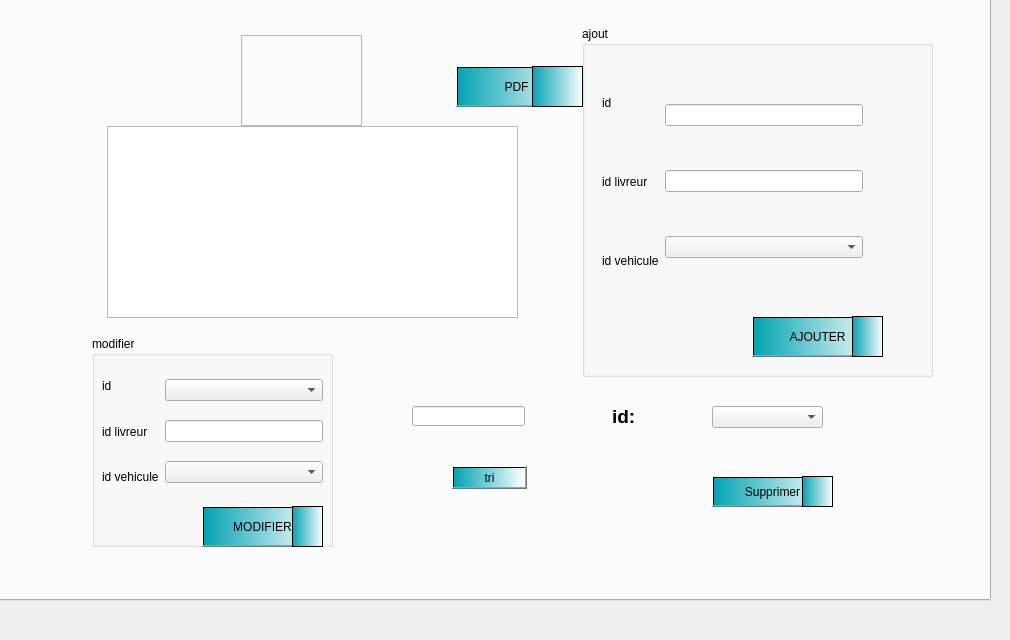
        <widget class="QWidget" name="tab_19">
         <attribute name="title">
          <string>gestion livraison</string>
         </attribute>
         <widget class="QTabWidget" name="gestionlv2">
          <property name="geometry">
           <rect>
            <x>-10</x>
            <y>-30</y>
            <width>1001</width>
            <height>631</height>
           </rect>
          </property>
          <property name="styleSheet">
           <string notr="true"/>
          </property>
          <widget class="QWidget" name="tab_20">
           <attribute name="title">
            <string>Tab 1</string>
           </attribute>
           <widget class="QComboBox" name="idsupp">
            <property name="geometry">
             <rect>
              <x>720</x>
              <y>410</y>
              <width>111</width>
              <height>22</height>
             </rect>
            </property>
           </widget>
           <widget class="QPushButton" name="suppl">
            <property name="geometry">
             <rect>
              <x>720</x>
              <y>480</y>
              <width>121</width>
              <height>31</height>
             </rect>
            </property>
            <property name="styleSheet">
             <string notr="true">background-color: qlineargradient(spread:repeat, x1:0, y1:0, x2:1, y2:0, stop:0 rgba(3, 163, 179, 255), stop:1 rgba(255, 255, 255, 255));</string>
            </property>
            <property name="text">
             <string>Supprimer</string>
            </property>
           </widget>
           <widget class="QLabel" name="label_51">
            <property name="geometry">
             <rect>
              <x>620</x>
              <y>410</y>
              <width>81</width>
              <height>20</height>
             </rect>
            </property>
            <property name="font">
             <font>
              <pointsize>14</pointsize>
              <weight>75</weight>
              <bold>true</bold>
             </font>
            </property>
            <property name="styleSheet">
             <string notr="true"/>
            </property>
            <property name="text">
             <string>id:</string>
            </property>
           </widget>
           <widget class="QTableView" name="tablivraison">
            <property name="geometry">
             <rect>
              <x>115</x>
              <y>130</y>
              <width>411</width>
              <height>192</height>
             </rect>
            </property>
           </widget>
           <widget class="QPushButton" name="pdfl">
            <property name="geometry">
             <rect>
              <x>464</x>
              <y>70</y>
              <width>121</width>
              <height>41</height>
             </rect>
            </property>
            <property name="styleSheet">
             <string notr="true">background-color: qlineargradient(spread:repeat, x1:0, y1:0, x2:1, y2:0, stop:0 rgba(3, 163, 179, 255), stop:1 rgba(255, 255, 255, 255));</string>
            </property>
            <property name="text">
             <string>PDF</string>
            </property>
           </widget>
           <widget class="QLineEdit" name="recherche_2">
            <property name="geometry">
             <rect>
              <x>420</x>
              <y>410</y>
              <width>113</width>
              <height>20</height>
             </rect>
            </property>
           </widget>
           <widget class="QPushButton" name="triil">
            <property name="geometry">
             <rect>
              <x>460</x>
              <y>470</y>
              <width>75</width>
              <height>23</height>
             </rect>
            </property>
            <property name="styleSheet">
             <string notr="true">background-color: qlineargradient(spread:repeat, x1:0, y1:0, x2:1, y2:0, stop:0 rgba(3, 163, 179, 255), stop:1 rgba(255, 255, 255, 255));</string>
            </property>
            <property name="text">
             <string>tri</string>
            </property>
           </widget>
           <widget class="QGroupBox" name="groupBox_21">
            <property name="geometry">
             <rect>
              <x>100</x>
              <y>340</y>
              <width>241</width>
              <height>211</height>
             </rect>
            </property>
            <property name="title">
             <string>modifier</string>
            </property>
            <widget class="QPushButton" name="mod">
             <property name="geometry">
              <rect>
               <x>110</x>
               <y>170</y>
               <width>121</width>
               <height>41</height>
              </rect>
             </property>
             <property name="styleSheet">
              <string notr="true">background-color: qlineargradient(spread:repeat, x1:0, y1:0, x2:1, y2:0, stop:0 rgba(3, 163, 179, 255), stop:1 rgba(255, 255, 255, 255));     </string>
             </property>
             <property name="text">
              <string>MODIFIER</string>
             </property>
            </widget>
            <widget class="QWidget" name="layoutWidget_3">
             <property name="geometry">
              <rect>
               <x>10</x>
               <y>30</y>
               <width>221</width>
               <height>131</height>
              </rect>
             </property>
             <layout class="QHBoxLayout" name="horizontalLayout_4">
              <item>
               <layout class="QVBoxLayout" name="verticalLayout_2">
                <item>
                 <widget class="QLabel" name="label_52">
                  <property name="text">
                   <string>id</string>
                  </property>
                 </widget>
                </item>
                <item>
                 <widget class="QLabel" name="label_53">
                  <property name="text">
                   <string>id livreur</string>
                  </property>
                 </widget>
                </item>
                <item>
                 <widget class="QLabel" name="label_54">
                  <property name="text">
                   <string>id vehicule</string>
                  </property>
                 </widget>
                </item>
               </layout>
              </item>
              <item>
               <layout class="QVBoxLayout" name="verticalLayout">
                <item>
                 <widget class="QComboBox" name="idmod_2"/>
                </item>
                <item>
                 <widget class="QLineEdit" name="livreurmod"/>
                </item>
                <item>
                 <widget class="QComboBox" name="idve"/>
                </item>
               </layout>
              </item>
             </layout>
            </widget>
            <widget class="QFrame" name="frame_57">
             <property name="geometry">
              <rect>
               <x>200</x>
               <y>170</y>
               <width>31</width>
               <height>41</height>
              </rect>
             </property>
             <property name="styleSheet">
              <string notr="true">background-color: qlineargradient(spread:repeat, x1:0, y1:0, x2:1, y2:0, stop:0 rgba(3, 163, 179, 255), stop:1 rgba(255, 255, 255, 255));
image: url(:/resource/edit .png);</string>
             </property>
             <property name="frameShape">
              <enum>QFrame::StyledPanel</enum>
             </property>
             <property name="frameShadow">
              <enum>QFrame::Raised</enum>
             </property>
            </widget>
           </widget>
           <widget class="QGroupBox" name="ajoutliv">
            <property name="geometry">
             <rect>
              <x>590</x>
              <y>30</y>
              <width>351</width>
              <height>351</height>
             </rect>
            </property>
            <property name="title">
             <string>ajout</string>
            </property>
            <widget class="QPushButton" name="ajoutliv_2">
             <property name="geometry">
              <rect>
               <x>170</x>
               <y>290</y>
               <width>131</width>
               <height>41</height>
              </rect>
             </property>
             <property name="styleSheet">
              <string notr="true">background-color: qlineargradient(spread:repeat, x1:0, y1:0, x2:1, y2:0, stop:0 rgba(3, 163, 179, 255), stop:1 rgba(255, 255, 255, 255));</string>
             </property>
             <property name="text">
              <string>AJOUTER</string>
             </property>
            </widget>
            <widget class="QWidget" name="layoutWidget_2">
             <property name="geometry">
              <rect>
               <x>20</x>
               <y>40</y>
               <width>261</width>
               <height>231</height>
              </rect>
             </property>
             <layout class="QHBoxLayout" name="horizontalLayout_3">
              <item>
               <layout class="QVBoxLayout" name="verticalLayout_4">
                <item>
                 <widget class="QLabel" name="label_48">
                  <property name="text">
                   <string>id</string>
                  </property>
                 </widget>
                </item>
                <item>
                 <widget class="QLabel" name="label_49">
                  <property name="text">
                   <string>id livreur</string>
                  </property>
                 </widget>
                </item>
                <item>
                 <widget class="QLabel" name="label_50">
                  <property name="text">
                   <string>id vehicule</string>
                  </property>
                 </widget>
                </item>
               </layout>
              </item>
              <item>
               <layout class="QVBoxLayout" name="verticalLayout_3">
                <item>
                 <widget class="QLineEdit" name="idajout_2"/>
                </item>
                <item>
                 <widget class="QLineEdit" name="livreurajout"/>
                </item>
                <item>
                 <widget class="QComboBox" name="idv_2"/>
                </item>
               </layout>
              </item>
             </layout>
            </widget>
            <widget class="QFrame" name="frame_55">
             <property name="geometry">
              <rect>
               <x>270</x>
               <y>290</y>
               <width>31</width>
               <height>41</height>
              </rect>
             </property>
             <property name="styleSheet">
              <string notr="true">background-color: qlineargradient(spread:repeat, x1:0, y1:0, x2:1, y2:0, stop:0 rgba(3, 163, 179, 255), stop:1 rgba(255, 255, 255, 255));
image: url(:/resource/plus (1).png);</string>
             </property>
             <property name="frameShape">
              <enum>QFrame::StyledPanel</enum>
             </property>
             <property name="frameShadow">
              <enum>QFrame::Raised</enum>
             </property>
            </widget>
           </widget>
           <widget class="QFrame" name="frame_6">
            <property name="geometry">
             <rect>
              <x>249</x>
              <y>39</y>
              <width>121</width>
              <height>91</height>
             </rect>
            </property>
            <property name="frameShape">
             <enum>QFrame::StyledPanel</enum>
            </property>
            <property name="frameShadow">
             <enum>QFrame::Raised</enum>
            </property>
           </widget>
           <widget class="QFrame" name="frame_56">
            <property name="geometry">
             <rect>
              <x>810</x>
              <y>480</y>
              <width>31</width>
              <height>31</height>
             </rect>
            </property>
            <property name="styleSheet">
             <string notr="true">background-color: qlineargradient(spread:repeat, x1:0, y1:0, x2:1, y2:0, stop:0 rgba(3, 163, 179, 255), stop:1 rgba(255, 255, 255, 255));
image: url(:/resource/cancel (1).png);</string>
            </property>
            <property name="frameShape">
             <enum>QFrame::StyledPanel</enum>
            </property>
            <property name="frameShadow">
             <enum>QFrame::Raised</enum>
            </property>
           </widget>
           <widget class="QFrame" name="frame_65">
            <property name="geometry">
             <rect>
              <x>540</x>
              <y>70</y>
              <width>51</width>
              <height>41</height>
             </rect>
            </property>
            <property name="styleSheet">
             <string notr="true">background-color: qlineargradient(spread:repeat, x1:0, y1:0, x2:1, y2:0, stop:0 rgba(3, 163, 179, 255), stop:1 rgba(255, 255, 255, 255));
image: url(:/resource/pdf (1).png);</string>
            </property>
            <property name="frameShape">
             <enum>QFrame::StyledPanel</enum>
            </property>
            <property name="frameShadow">
             <enum>QFrame::Raised</enum>
            </property>
           </widget>
          </widget>
          <widget class="QWidget" name="tab_21">
           <attribute name="title">
            <string>Tab 2</string>
           </attribute>
          </widget>
         </widget>
        </widget>
